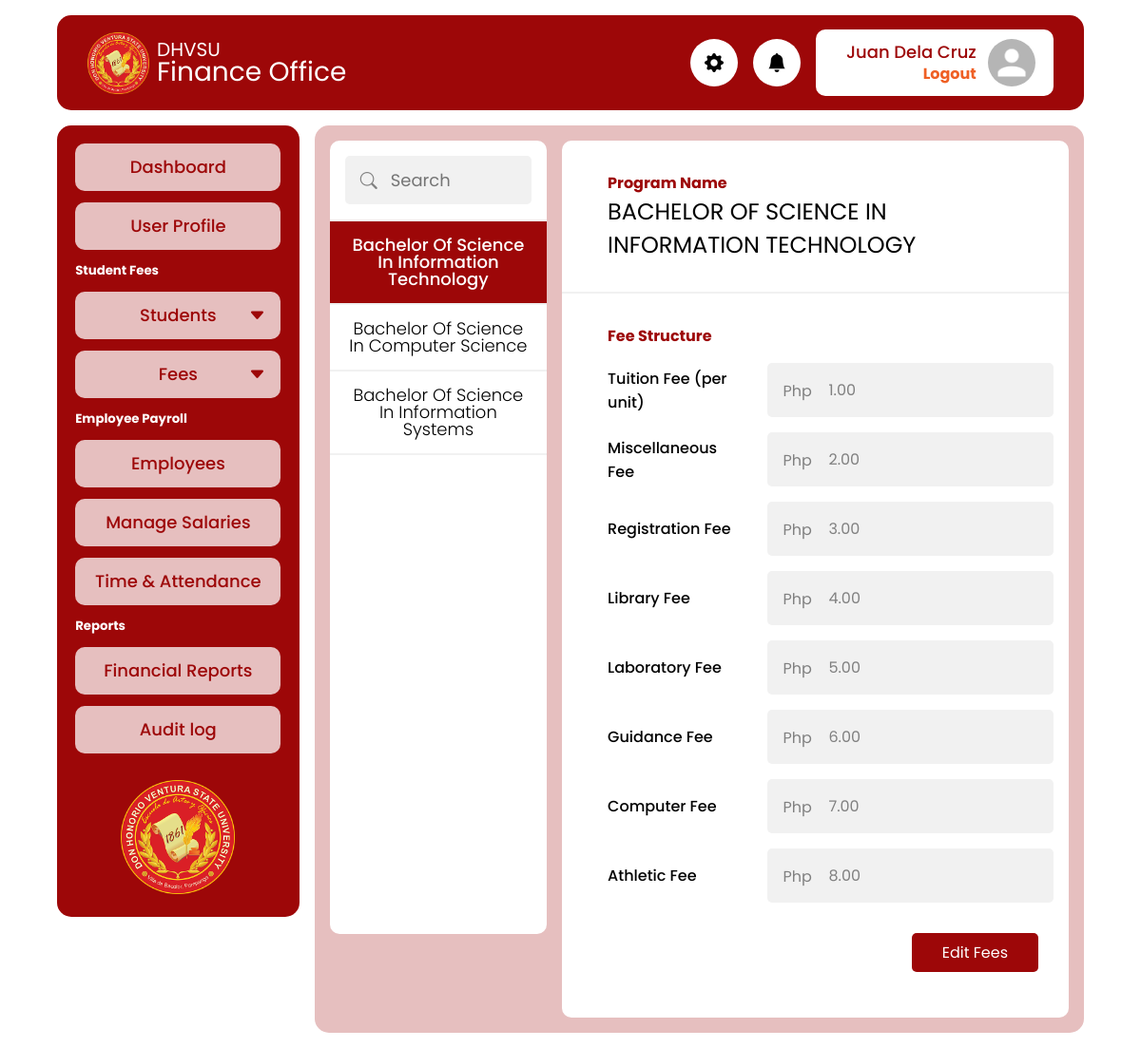
Before: /admin/program_fees.php?id=1 (signed in) with the older database file.
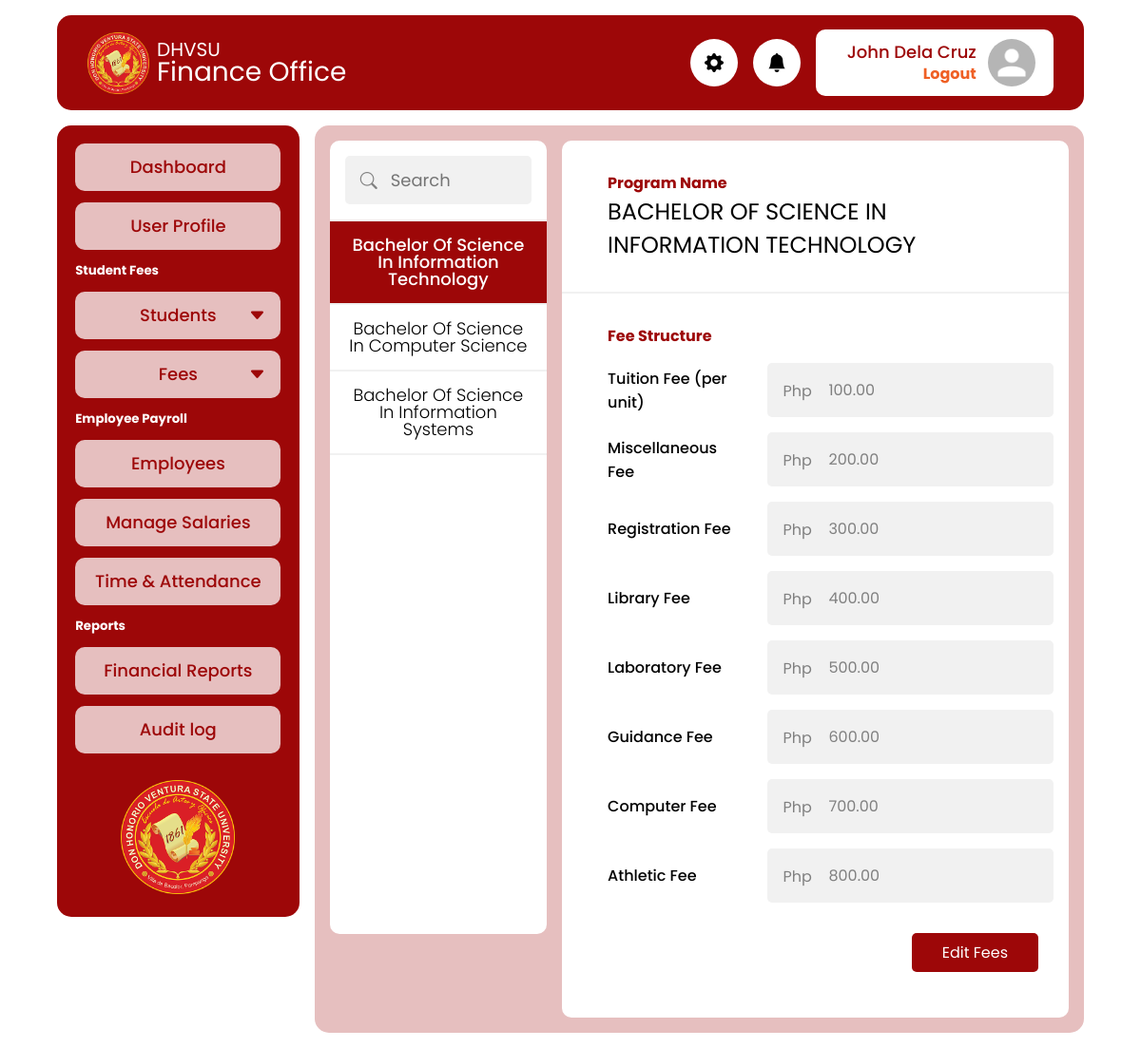
After: the same page with the newer database file.
### tables this page shows
CREATE TABLE `tbl_programs` (
  `id` int(11) NOT NULL,
  `program_name` varchar(255) NOT NULL,
  `program_desc` text NOT NULL,
  `updated_on` datetime NOT NULL DEFAULT current_timestamp() ON UPDATE current_timestamp()
);

CREATE TABLE `tbl_fee_struc` (
  `id` int(11) NOT NULL,
  `program_id` int(11) NOT NULL DEFAULT 0,
  `tuition_fee` decimal(15,2) NOT NULL DEFAULT 0.00,
  `misc_fee` decimal(15,2) NOT NULL DEFAULT 0.00,
  `registration_fee` decimal(15,2) NOT NULL DEFAULT 0.00,
  `library_fee` decimal(15,2) NOT NULL DEFAULT 0.00,
  `laboratory_fee` decimal(15,2) NOT NULL DEFAULT 0.00,
  `guidance_fee` decimal(15,2) NOT NULL DEFAULT 0.00,
  `computer_fee` decimal(15,2) NOT NULL DEFAULT 0.00,
  `athletic_fee` decimal(15,2) NOT NULL DEFAULT 0.00,
  `updated_on` datetime NOT NULL DEFAULT current_timestamp() ON UPDATE current_timestamp()
);

### app/util_func.php (called while the page is built, shortened)
<?php
function fetchAll(string $table, $pdo)
{
  $sql = "SELECT * FROM $table";
  $stmt = $pdo->query($sql);
  return ($stmt->rowCount() > 0) ? $stmt->fetchAll() : null;
}
function fetchItem(string $table, $id, $pdo)
{
  $sql = "SELECT * FROM $table WHERE id = ?";
  $stmt = $pdo->prepare($sql);
  $stmt->execute([$id]);
  return ($stmt->rowCount() > 0) ? $stmt->fetch() : null;
}

### app/fee_func.php (called while the page is built)
<?php
function fetchFeesOnProgram($program_id, $pdo)
{
  $sql = "SELECT * FROM tbl_fee_struc WHERE program_id = ?";
  $stmt = $pdo->prepare($sql);
  $stmt->execute([$program_id]);
  return ($stmt->rowCount() > 0) ? $stmt->fetch() : null;
}

### admin/program_fees.php (the view, shortened to what this page needs)
<?php
require_once './includes/header.php';
require_once '../app/fee_func.php';
$programs = fetchAll('tbl_programs', $pdo);
if (isset($_GET["id"])) {
  $item = fetchItem('tbl_programs', $_GET["id"], $pdo);
  $fees = fetchFeesOnProgram($_GET["id"], $pdo);
}
?>
<main>
  <div class="program-fees">
    <div class="card">
      <div class="card-header">
        <div class="input-with-icon">
          <input type="text" class="input-control search" placeholder="Search" id="program-search">
        </div>
      </div>
      <div class="">
        <ul class="card-list" id="program-list">
          <?php
          foreach ($programs as $program) {
          ?>
            <li><a href='<?= "./program_fees.php?id=" . $program['id'] ?>' class="<?php echo ($_GET["id"] == $program['id']) ?  'active' : '' ?>">
                <?= ucwords(strtolower($program['program_name'])); ?>
              </a></li>
          <?php
          }
          ?>
        </ul>
      </div>
    </div>
    <div class="card">
      <div class="card-header">
        <div class="program-label">
          <p>Program Name</p>
          <h2><?= $item['program_name'] ?></h2>
        </div>
      </div>
      <div class="card-body">
        <div class="program-label">
          <p>Fee Structure</p>
        </div>
        <form action="../app/fee_update.php" method="post">
          <div class="input-list" id="input-list">
            <div class="fee">
              <label for="">Tuition Fee (per unit)</label>
              <div class="input-with-currency">
                <div class="currency">Php</div>
                <input type="number" placeholder="1.00" step="0.01" class="input-control gray" disabled value="<?= $fees['tuition_fee'] ?>" name="tuition_fee">
              </div>
            </div>
            <div class="fee">
              <label for="">Miscellaneous Fee</label>
              <div class="input-with-currency">
                <div class="currency">Php</div>
                <input type="number" placeholder="1.00" step="0.01" class="input-control gray" disabled value="<?= $fees['misc_fee'] ?>" name="misc_fee">
              </div>
            </div>
            <div class="fee">
              <label for="">Registration Fee</label>
              <div class="input-with-currency">
                <div class="currency">Php</div>
                <input type="number" placeholder="1.00" step="0.01" class="input-control gray" disabled value="<?= $fees['registration_fee'] ?>" name="registration_fee">
              </div>
            </div>
            <div class="fee">
              <label for="">Library Fee</label>
              <div class="input-with-currency">
                <div class="currency">Php</div>
                <input type="number" placeholder="1.00" step="0.01" class="input-control gray" disabled value="<?= $fees['library_fee'] ?>" name="library_fee">
              </div>
            </div>
            <div class="fee">
              <label for="">Laboratory Fee</label>
              <div class="input-with-currency">
                <div class="currency">Php</div>
                <input type="number" placeholder="1.00" step="0.01" class="input-control gray" disabled value="<?= $fees['laboratory_fee'] ?>" name="laboratory_fee">
              </div>
            </div>
            <div class="fee">
              <label for="">Guidance Fee</label>
              <div class="input-with-currency">
                <div class="currency">Php</div>
                <input type="number" placeholder="1.00" step="0.01" class="input-control gray" disabled value="<?= $fees['guidance_fee'] ?>" name="guidance_fee">
              </div>
            </div>
            <div class="fee">
              <label for="">Computer Fee</label>
              <div class="input-with-currency">
                <div class="currency">Php</div>
                <input type="number" placeholder="1.00" step="0.01" class="input-control gray" disabled value="<?= $fees['computer_fee'] ?>" name="computer_fee">
              </div>
            </div>
            <div class="fee">
              <label for="">Athletic Fee</label>
              <div class="input-with-currency">
                <div class="currency">Php</div>
                <input type="number" placeholder="1.00" step="0.01" class="input-control gray" disabled value="<?= $fees['athletic_fee'] ?>" name="athletic_fee">
              </div>
            </div>
          </div>
          <div class="edit-btn-group">
            <button type="button" class="btn" id="edit-btn">Edit Fees</button>
          </div>
        </form>
      </div>
    </div>
  </div>
</main>
<?php
require_once  './includes/footer.php'
?>

### admin/includes/header.php (shortened to what this page needs)
<?php
require '../config.php';
require '../app/util_func.php';
?>
<!DOCTYPE html>
<html lang="en">
<head>
  <link rel="stylesheet" href="../css/style.css">
  <link rel="stylesheet" href="https://cdn.jsdelivr.net/npm/bootstrap-icons@1.10.3/font/bootstrap-icons.css">
</head>
<body>
  <header class="header">
    <a href="" class="brand">
      <img src="../icon.png" alt="" class="logo">
      <div class="site-name">
        <p class="school">DHVSU</p>
        <p class="office">Finance Office</p>
      </div>
    </a>
    <div class="header-icon">
      <i class="bi bi-gear-fill"></i>
    </div>
    <div class="header-icon">
      <i class="bi bi-bell-fill"></i>
    </div>
    <div class="header-user">
      <div class="user-account">
        <a href="profile.php" class="username">
          <p><?= $_SESSION["user"]["first_name"] . " " . $_SESSION["user"]["last_name"] ?></p>
        </a>
        <a href="./logout.php" class="logout">Logout</a>
      </div>
      <img src="../assets/profile-placeholder.jpg" alt="" class="display-photo">
    </div>
  </header>
  <div class="container">
    <div class="sidebar">
      <ul>
        <li>
          <a class="nav-link" href="dashboard.php">
            Dashboard
          </a>
        </li>
        <li>
          <a class="nav-link" href="profile.php">
            User Profile
          </a>
        </li>
      </ul>
      <h5>Student Fees</h5>
      <ul>
        <li>
          <button type="button" class="nav-menu-btn" href="">
            <i class="bi bi-caret-down-fill"></i>Students
          </button>
        </li>
        <li>
          <button type="button" class="nav-menu-btn" href="">
            <i class="bi bi-caret-down-fill"></i>Fees
          </button>
        </li>
      </ul>
      <h5>Employee Payroll</h5>
      <ul>
        <li>
          <a class="nav-link" href="">
            Employees
          </a>
        </li>
        <li>
          <a class="nav-link" href="">
            Manage Salaries
          </a>
        </li>
        <li>
          <a class="nav-link" href="">
            Time & Attendance
          </a>
        </li>
      </ul>
      <h5>Reports</h5>
      <ul>
        <li>
          <a class="nav-link" href="">
            Financial Reports
          </a>
        </li>
        <li>
          <a class="nav-link" href="">
            Audit log
          </a>
        </li>
      </ul>
      <img src="../icon.png" class="logo" alt="">
    </div>

### admin/includes/footer.php
</div>
</body>
</html>

Changed rows visible on the page:
changed tbl_fee_struc: tuition_fee "1.00" → "100.00"; misc_fee "2.00" → "200.00"; registration_fee "3.00" → "300.00"; library_fee "4.00" → "400.00"; laboratory_fee "5.00" → "500.00"; guidance_fee "6.00" → "600.00"; computer_fee "7.00" → "700.00"; athletic_fee "8.00" → "800.00"
Other visible differences:
$_SESSION["user"]["first_name"]: "Juan" → "John"
